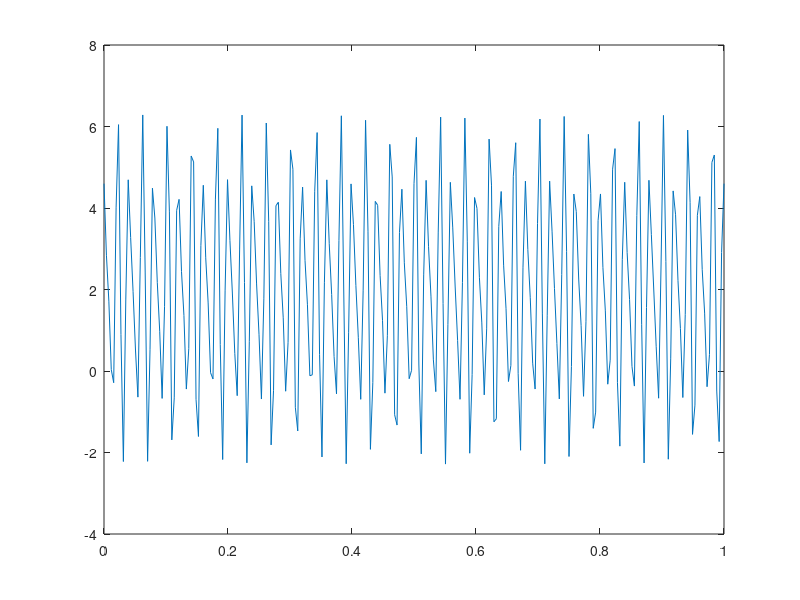
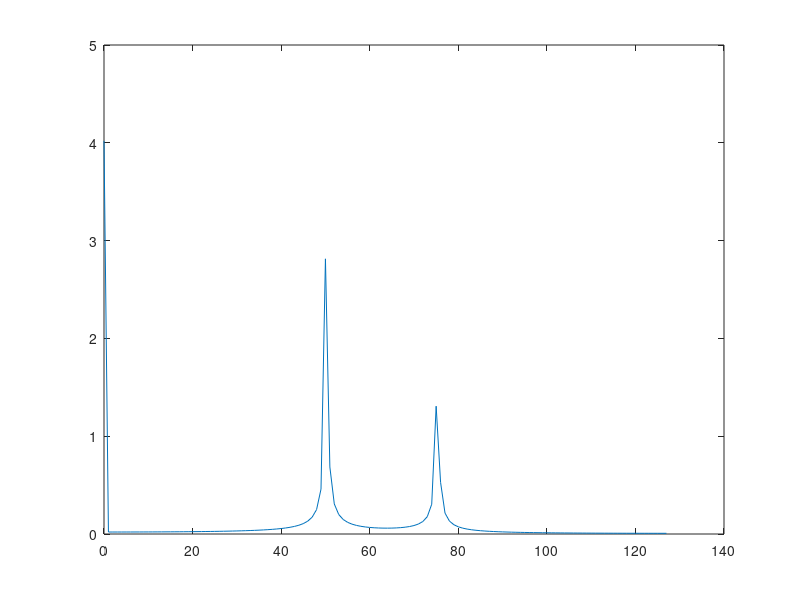

MATLAB code for these plots, in order:
t=0:1/256:1;%????
y= 2+3*cos(2*pi*50*t-pi*30/180)+1.5*cos(2*pi*75*t+pi*90/180);
N=length(t); %????
plot(t,y);
fs=256;%????
df=fs/(N-1) ;%???
f=(0:N-1)*df;%???????
Y=fft(y)/N*2;%?????
%Y=fftshift(Y);
figure(2)
plot(f(1:N/2),abs(Y(1:N/2)));